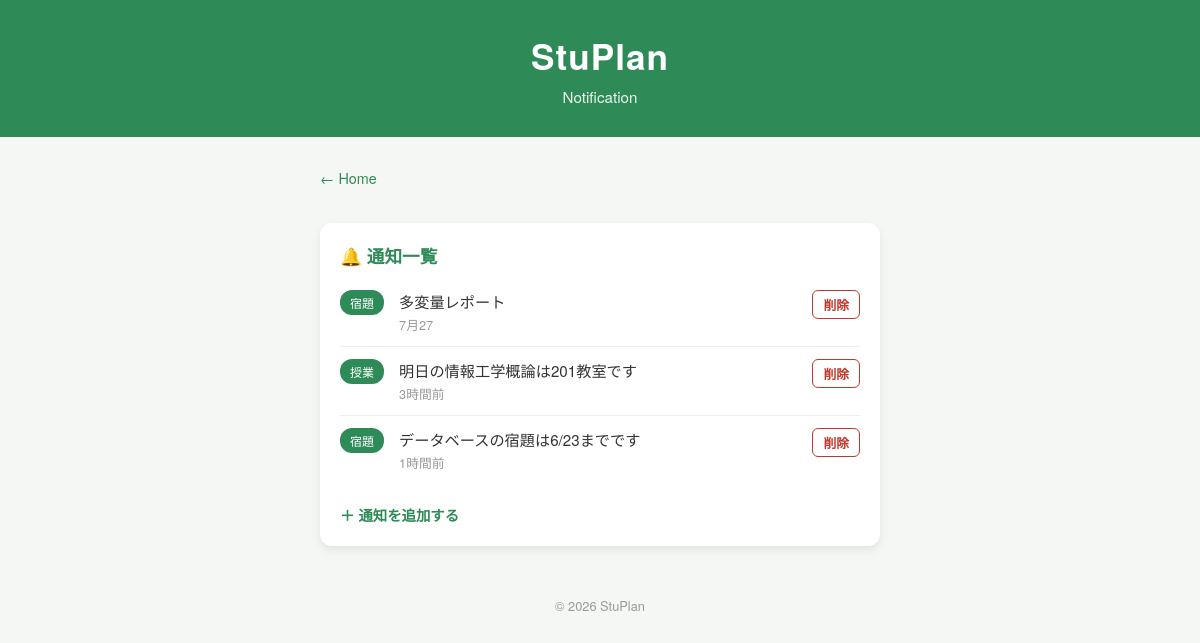
Page /notification on the committed database.
### tables this page shows
CREATE TABLE notifications (
    id INTEGER PRIMARY KEY AUTOINCREMENT,
    type TEXT NOT NULL,
    message TEXT NOT NULL,
    time TEXT NOT NULL
, user_id INTEGER DEFAULT 1);

### app.py (the view)
@app.route("/notification")
def notification():
    lang = session.get("lang", "ja")
    t = TRANSLATIONS[lang]
    return render_template("notification.html", notifications=get_notifications(), t=t)

### app.py (called while the page is built)
def get_db_connection():
    if DATABASE_URL:
        import psycopg2
        import psycopg2.extras
        conn = psycopg2.connect(DATABASE_URL)
        conn.autocommit = False
        return conn
    else:
        conn = sqlite3.connect("stuplan.db")
        conn.row_factory = sqlite3.Row
        return conn

def ph(n=1):
    if DATABASE_URL:
        return ",".join(["%s"] * n) if n > 1 else "%s"
    else:
        return ",".join(["?"] * n) if n > 1 else "?"

def fetchall_as_dict(cursor):
    if DATABASE_URL:
        cols = [desc[0] for desc in cursor.description]
        return [dict(zip(cols, row)) for row in cursor.fetchall()]
    else:
        rows = cursor.fetchall()
        return [dict(row) for row in rows]

def get_user_id():
    return session.get("user_id", 1)

def get_notifications():
    conn = get_db_connection()
    cursor = conn.cursor()
    p = ph()
    cursor.execute(f"SELECT * FROM notifications WHERE user_id = {p} ORDER BY id DESC", (get_user_id(),))
    rows = fetchall_as_dict(cursor)
    conn.close()
    return rows

### templates/notification.html (shortened to what this page needs)
<!DOCTYPE html>
<html lang="ja">
<head>
    <link rel="stylesheet" href="{{ url_for('static', filename='style.css') }}">
</head>
<body>
    <header class="main-header"><h1>StuPlan</h1><p>{{ t.notification_title }}</p></header>
    <main class="container schedule-container">
        <a href="/home" class="back-link">{{ t.back_home }}</a>
        <section class="card schedule-card">
            <h2>🔔 {{ t.notification_sub }}</h2>
            {% if notifications %}
            <ul class="notification-list">
                {% for n in notifications %}
                <li class="notification-item">
                    <span class="notification-type">{{ n.type }}</span>
                    <div class="notification-info">
                        <span class="notification-message">{{ n.message }}</span>
                        <span class="notification-time">{{ n.time }}</span>
                    </div>
                    <a href="/notification/delete/{{ n.id }}" class="delete-link" onclick="return confirm('{{ t.confirm_delete }}');">{{ t.delete }}</a>
                </li>
                {% endfor %}
            </ul>
            {% else %}
            <p>{{ t.notification_empty }}</p>
            {% endif %}
            <a href="/notification/add" class="add-link">{{ t.notification_add }}</a>
        </section>
    </main>
    <footer class="main-footer"><p>&copy; 2026 StuPlan</p></footer>
</body>
</html>

### static/style.css (style rules this page uses)
* { margin: 0; padding: 0; box-sizing: border-box; }
body { font-family: "Helvetica Neue", Arial, "Hiragino Kaku Gothic ProN", "Meiryo", sans-serif; background-color: #f4f7f4; color: #333; }
.main-header { background-color: #2e8b57; color: white; text-align: center; padding: 30px 20px; }
.main-header h1 { font-size: 2.2rem; letter-spacing: 1px; }
.main-header p { margin-top: 5px; font-size: 0.95rem; opacity: 0.9; }
.container { max-width: 800px; margin: 30px auto; padding: 0 20px; display: grid; grid-template-columns: 1fr 1fr; gap: 20px; }
.card { background-color: #ffffff; border-radius: 12px; padding: 20px; box-shadow: 0 4px 10px rgba(0, 0, 0, 0.08); transition: transform 0.2s ease; }
.card h2 { font-size: 1.1rem; margin-bottom: 10px; color: #2e8b57; }
.main-footer { text-align: center; padding: 20px; color: #999; font-size: 0.8rem; }
.schedule-container { grid-template-columns: 1fr; max-width: 600px; }
.back-link { display: inline-block; margin-bottom: 15px; color: #2e8b57; text-decoration: none; font-size: 0.9rem; }
.notification-list { list-style: none; }
.notification-item { display: flex; align-items: flex-start; gap: 15px; padding: 12px 0; border-bottom: 1px solid #eee; }
.notification-item:last-child { border-bottom: none; }
.notification-type { background-color: #2e8b57; color: white; font-size: 0.75rem; padding: 4px 10px; border-radius: 12px; white-space: nowrap; }
.notification-info { display: flex; flex-direction: column; flex: 1; }
.notification-message { font-size: 0.95rem; color: #333; }
.notification-time { font-size: 0.8rem; color: #999; margin-top: 3px; }
.add-link { display: inline-block; margin-top: 20px; color: #2e8b57; text-decoration: none; font-weight: bold; font-size: 0.9rem; }
.delete-link { color: #c0392b; text-decoration: none; font-size: 0.8rem; font-weight: bold; padding: 4px 10px; border: 1px solid #c0392b; border-radius: 6px; white-space: nowrap; }

### rows in the picture
notifications: type "宿題", message "多変量レポート", time "7月27", delete "削除"
notifications: type "授業", message "明日の情報工学概論は201教室です", time "3時間前", delete "削除"
notifications: type "宿題", message "データベースの宿題は6/23までです", time "1時間前", delete "削除"

### other values in the picture
{{ t.notification_title }} "Notification"
{{ t.back_home }} "← Home"
{{ t.notification_sub }} "通知一覧"
{{ t.notification_add }} "＋ 通知を追加する"
